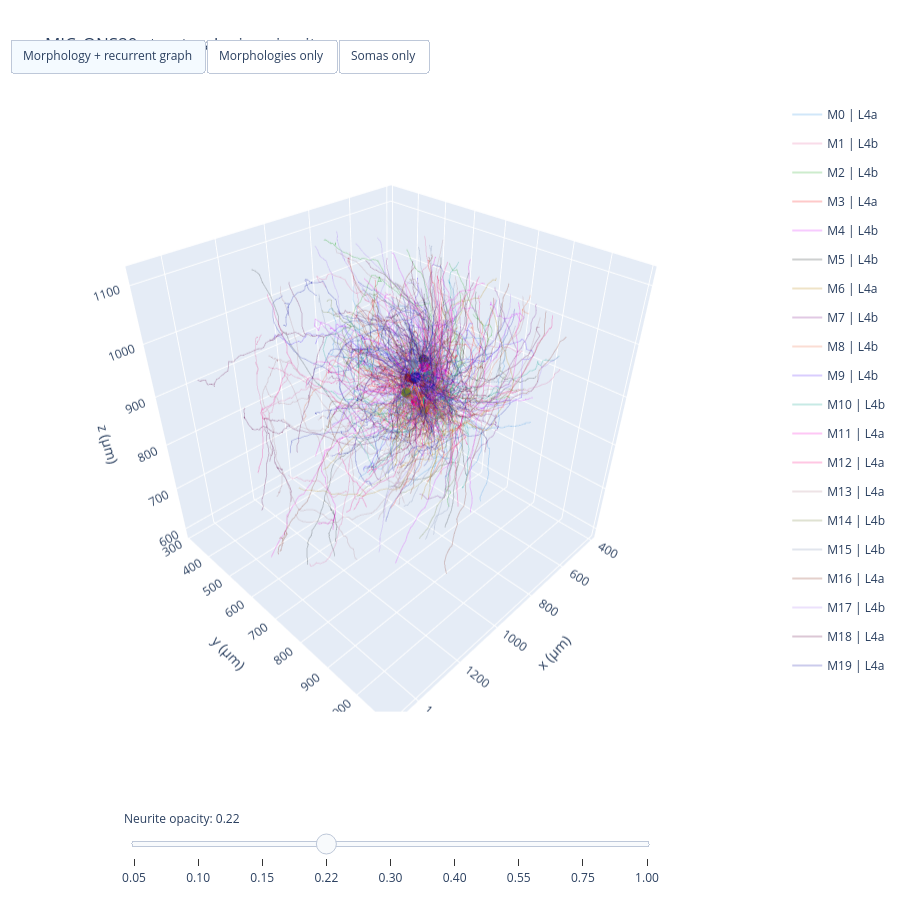

The notebook cell this image was saved under:
### Markdown cell above
## 6. Interactive 3D view of the complete 20-cell circuit

Every processed morphology is already in the same MICrONS coordinate frame. Recurrent edges below are schematic soma-to-soma lines; exact synapses remain stored in the connectivity artifacts.

### Code cell
def plot_circuit_3d_with_opacity_slider(
    initial_neurite_opacity=0.22,
    recurrent_opacity=0.65,
):
    fig = plot_circuit_3d()
    n_cells = len(manifest)
    neurite_indices = list(range(0, 2 * n_cells, 2))
    soma_indices = list(range(1, 2 * n_cells, 2))

    def trace_opacities(neurite_opacity):
        return [
            float(neurite_opacity) if index in neurite_indices
            else 1.0 if index in soma_indices
            else float(recurrent_opacity)
            for index in range(len(fig.data))
        ]

    initial_opacities = trace_opacities(initial_neurite_opacity)
    for index, opacity in enumerate(initial_opacities):
        fig.data[index].opacity = opacity

    slider_steps = []
    for opacity in [0.05, 0.10, 0.15, 0.22, 0.30, 0.40, 0.55, 0.75, 1.0]:
        slider_steps.append(
            dict(
                label=f"{opacity:.2f}",
                method="update",
                args=[{"opacity": trace_opacities(opacity)}],
            )
        )

    for menu in fig.layout.updatemenus:
        menu.x = 0.0
        menu.y = 1.04
        menu.xanchor = "left"
        menu.yanchor = "bottom"

    fig.update_layout(
        autosize=True,
        width=None,
        height=900,
        margin=dict(l=10, r=10, t=100, b=105),
        scene=dict(
            domain=dict(x=[0.0, 1.0], y=[0.12, 0.96]),
            aspectmode="cube",
        ),
        sliders=[
            dict(
                active=3,
                x=0.15,
                y=0.0,
                len=0.70,
                currentvalue={"prefix": "Neurite opacity: "},
                pad={"t": 12},
                steps=slider_steps,
            )
        ],
    )

    return fig


plot_circuit_3d_with_opacity_slider().show()

### Figure 1 — Plotly figure (JSON) as saved in the notebook; plotly's stock layout.template omitted (floating-point values rounded to 4 significant figures; data arrays with more than 128 entries replaced by an {"elided": "..."} marker saying what was removed)
{"data": [{"hovertemplate": "<b>Model 0</b><br>Nucleus: 260303<br>Root: 864691136275332030<br>m-type: L4a<extra></extra>", "legendgroup": "model_0", "line": {"color": "#2E91E5", "width": 2}, "mode": "lines", "name": "M0 | L4a", "opacity": 0.22, "type": "scatter3d", "x": {"elided": "2779 float values"}, "y": {"elided": "2779 float values"}, "z": {"elided": "2779 float values"}}, {"hovertemplate": "<b>Model 0 soma</b><br>Nucleus: 260303<extra></extra>", "legendgroup": "model_0", "marker": {"color": "#2E91E5", "size": 6}, "mode": "markers", "opacity": 1, "showlegend": false, "type": "scatter3d", "x": [687.0], "y": [638.3], "z": [805.8]}, {"hovertemplate": "<b>Model 1</b><br>Nucleus: 260621<br>Root: 864691135563052513<br>m-type: L4b<extra></extra>", "legendgroup": "model_1", "line": {"color": "#E15F99", "width": 2}, "mode": "lines", "name": "M1 | L4b", "opacity": 0.22, "type": "scatter3d", "x": {"elided": "2713 float values"}, "y": {"elided": "2713 float values"}, "z": {"elided": "2713 float values"}}, {"hovertemplate": "<b>Model 1 soma</b><br>Nucleus: 260621<extra></extra>", "legendgroup": "model_1", "marker": {"color": "#E15F99", "size": 6}, "mode": "markers", "opacity": 1, "showlegend": false, "type": "scatter3d", "x": [699.9], "y": [627.5], "z": [867.1]}, {"hovertemplate": "<b>Model 2</b><br>Nucleus: 260625<br>Root: 864691136043283030<br>m-type: L4b<extra></extra>", "legendgroup": "model_2", "line": {"color": "#1CA71C", "width": 2}, "mode": "lines", "name": "M2 | L4b", "opacity": 0.22, "type": "scatter3d", "x": {"elided": "2219 float values"}, "y": {"elided": "2219 float values"}, "z": {"elided": "2219 float values"}}, {"hovertemplate": "<b>Model 2 soma</b><br>Nucleus: 260625<extra></extra>", "legendgroup": "model_2", "marker": {"color": "#1CA71C", "size": 6}, "mode": "markers", "opacity": 1, "showlegend": false, "type": "scatter3d", "x": [701.3], "y": [638.6], "z": [866.3]}, {"hovertemplate": "<b>Model 3</b><br>Nucleus: 260628<br>Root: 864691135375888840<br>m-type: L4a<extra></extra>", "legendgroup": "model_3", "line": {"color": "#FB0D0D", "width": 2}, "mode": "lines", "name": "M3 | L4a", "opacity": 0.22, "type": "scatter3d", "x": {"elided": "2552 float values"}, "y": {"elided": "2552 float values"}, "z": {"elided": "2552 float values"}}, {"hovertemplate": "<b>Model 3 soma</b><br>Nucleus: 260628<extra></extra>", "legendgroup": "model_3", "marker": {"color": "#FB0D0D", "size": 6}, "mode": "markers", "opacity": 1, "showlegend": false, "type": "scatter3d", "x": [701.3], "y": [640.6], "z": [856.6]}, {"hovertemplate": "<b>Model 4</b><br>Nucleus: 260648<br>Root: 864691136336274867<br>m-type: L4b<extra></extra>", "legendgroup": "model_4", "line": {"color": "#DA16FF", "width": 2}, "mode": "lines", "name": "M4 | L4b", "opacity": 0.22, "type": "scatter3d", "x": {"elided": "2086 float values"}, "y": {"elided": "2086 float values"}, "z": {"elided": "2086 float values"}}, {"hovertemplate": "<b>Model 4 soma</b><br>Nucleus: 260648<extra></extra>", "legendgroup": "model_4", "marker": {"color": "#DA16FF", "size": 6}, "mode": "markers", "opacity": 1, "showlegend": false, "type": "scatter3d", "x": [717.1], "y": [636.9], "z": [861.8]}, {"hovertemplate": "<b>Model 5</b><br>Nucleus: 260689<br>Root: 864691137022275182<br>m-type: L4b<extra></extra>", "legendgroup": "model_5", "line": {"color": "#222A2A", "width": 2}, "mode": "lines", "name": "M5 | L4b", "opacity": 0.22, "type": "scatter3d", "x": {"elided": "2183 float values"}, "y": {"elided": "2183 float values"}, "z": {"elided": "2183 float values"}}, {"hovertemplate": "<b>Model 5 soma</b><br>Nucleus: 260689<extra></extra>", "legendgroup": "model_5", "marker": {"color": "#222A2A", "size": 6}, "mode": "markers", "opacity": 1, "showlegend": false, "type": "scatter3d", "x": [675.0], "y": [629.0], "z": [897.6]}, {"hovertemplate": "<b>Model 6</b><br>Nucleus: 262547<br>Root: 864691135375895752<br>m-type: L4a<extra></extra>", "legendgroup": "model_6", "line": {"color": "#B68100", "width": 2}, "mode": "lines", "name": "M6 | L4a", "opacity": 0.22, "type": "scatter3d", "x": {"elided": "2090 float values"}, "y": {"elided": "2090 float values"}, "z": {"elided": "2090 float values"}}, {"hovertemplate": "<b>Model 6 soma</b><br>Nucleus: 262547<extra></extra>", "legendgroup": "model_6", "marker": {"color": "#B68100", "size": 6}, "mode": "markers", "opacity": 1, "showlegend": false, "type": "scatter3d", "x": [705.9], "y": [654.3], "z": [805.8]}, {"hovertemplate": "<b>Model 7</b><br>Nucleus: 262654<br>Root: 864691135783322704<br>m-type: L4b<extra></extra>", "legendgroup": "model_7", "line": {"color": "#750D86", "width": 2}, "mode": "lines", "name": "M7 | L4b", "opacity": 0.22, "type": "scatter3d", "x": {"elided": "1578 float values"}, "y": {"elided": "1578 float values"}, "z": {"elided": "1578 float values"}}, {"hovertemplate": "<b>Model 7 soma</b><br>Nucleus: 262654<extra></extra>", "legendgroup": "model_7", "marker": {"color": "#750D86", "size": 6}, "mode": "markers", "opacity": 1, "showlegend": false, "type": "scatter3d", "x": [682.2], "y": [647.7], "z": [817.7]}, {"hovertemplate": "<b>Model 8</b><br>Nucleus: 262698<br>Root: 864691135294441654<br>m-type: L4b<extra></extra>", "legendgroup": "model_8", "line": {"color": "#EB663B", "width": 2}, "mode": "lines", "name": "M8 | L4b", "opacity": 0.22, "type": "scatter3d", "x": {"elided": "1920 float values"}, "y": {"elided": "1920 float values"}, "z": {"elided": "1920 float values"}}, {"hovertemplate": "<b>Model 8 soma</b><br>Nucleus: 262698<extra></extra>", "legendgroup": "model_8", "marker": {"color": "#EB663B", "size": 6}, "mode": "markers", "opacity": 1, "showlegend": false, "type": "scatter3d", "x": [705.7], "y": [642.9], "z": [837.2]}, {"hovertemplate": "<b>Model 9</b><br>Nucleus: 262810<br>Root: 864691135369693945<br>m-type: L4b<extra></extra>", "legendgroup": "model_9", "line": {"color": "#511CFB", "width": 2}, "mode": "lines", "name": "M9 | L4b", "opacity": 0.22, "type": "scatter3d", "x": {"elided": "2084 float values"}, "y": {"elided": "2084 float values"}, "z": {"elided": "2084 float values"}}, {"hovertemplate": "<b>Model 9 soma</b><br>Nucleus: 262810<extra></extra>", "legendgroup": "model_9", "marker": {"color": "#511CFB", "size": 6}, "mode": "markers", "opacity": 1, "showlegend": false, "type": "scatter3d", "x": [699.3], "y": [647.7], "z": [848.8]}, {"hovertemplate": "<b>Model 10</b><br>Nucleus: 262892<br>Root: 864691136196418518<br>m-type: L4b<extra></extra>", "legendgroup": "model_10", "line": {"color": "#00A08B", "width": 2}, "mode": "lines", "name": "M10 | L4b", "opacity": 0.22, "type": "scatter3d", "x": {"elided": "2066 float values"}, "y": {"elided": "2066 float values"}, "z": {"elided": "2066 float values"}}, {"hovertemplate": "<b>Model 10 soma</b><br>Nucleus: 262892<extra></extra>", "legendgroup": "model_10", "marker": {"color": "#00A08B", "size": 6}, "mode": "markers", "opacity": 1, "showlegend": false, "type": "scatter3d", "x": [685.1], "y": [655.4], "z": [875.6]}, {"hovertemplate": "<b>Model 11</b><br>Nucleus: 262893<br>Root: 864691135563017953<br>m-type: L4a<extra></extra>", "legendgroup": "model_11", "line": {"color": "#FB00D1", "width": 2}, "mode": "lines", "name": "M11 | L4a", "opacity": 0.22, "type": "scatter3d", "x": {"elided": "2083 float values"}, "y": {"elided": "2083 float values"}, "z": {"elided": "2083 float values"}}, {"hovertemplate": "<b>Model 11 soma</b><br>Nucleus: 262893<extra></extra>", "legendgroup": "model_11", "marker": {"color": "#FB00D1", "size": 6}, "mode": "markers", "opacity": 1, "showlegend": false, "type": "scatter3d", "x": [688.1], "y": [640.7], "z": [888.0]}, {"hovertemplate": "<b>Model 12</b><br>Nucleus: 296508<br>Root: 864691135343752901<br>m-type: L4a<extra></extra>", "legendgroup": "model_12", "line": {"color": "#FC0080", "width": 2}, "mode": "lines", "name": "M12 | L4a", "opacity": 0.22, "type": "scatter3d", "x": {"elided": "2279 float values"}, "y": {"elided": "2279 float values"}, "z": {"elided": "2279 float values"}}, {"hovertemplate": "<b>Model 12 soma</b><br>Nucleus: 296508<extra></extra>", "legendgroup": "model_12", "marker": {"color": "#FC0080", "size": 6}, "mode": "markers", "opacity": 1, "showlegend": false, "type": "scatter3d", "x": [728.6], "y": [639.7], "z": [822.5]}, {"hovertemplate": "<b>Model 13</b><br>Nucleus: 296513<br>Root: 864691135385310443<br>m-type: L4a<extra></extra>", "legendgroup": "model_13", "line": {"color": "#B2828D", "width": 2}, "mode": "lines", "name": "M13 | L4a", "opacity": 0.22, "type": "scatter3d", "x": {"elided": "3330 float values"}, "y": {"elided": "3330 float values"}, "z": {"elided": "3330 float values"}}, {"hovertemplate": "<b>Model 13 soma</b><br>Nucleus: 296513<extra></extra>", "legendgroup": "model_13", "marker": {"color": "#B2828D", "size": 6}, "mode": "markers", "opacity": 1, "showlegend": false, "type": "scatter3d", "x": [736.6], "y": [622.3], "z": [834.2]}, {"hovertemplate": "<b>Model 14</b><br>Nucleus: 296680<br>Root: 864691136239902780<br>m-type: L4b<extra></extra>", "legendgroup": "model_14", "line": {"color": "#6C7C32", "width": 2}, "mode": "lines", "name": "M14 | L4b", "opacity": 0.22, "type": "scatter3d", "x": {"elided": "1768 float values"}, "y": {"elided": "1768 float values"}, "z": {"elided": "1768 float values"}}, {"hovertemplate": "<b>Model 14 soma</b><br>Nucleus: 296680<extra></extra>", "legendgroup": "model_14", "marker": {"color": "#6C7C32", "size": 6}, "mode": "markers", "opacity": 1, "showlegend": false, "type": "scatter3d", "x": [769.2], "y": [630.8], "z": [847.6]}, {"hovertemplate": "<b>Model 15</b><br>Nucleus: 296750<br>Root: 864691135646928111<br>m-type: L4b<extra></extra>", "legendgroup": "model_15", "line": {"color": "#778AAE", "width": 2}, "mode": "lines", "name": "M15 | L4b", "opacity": 0.22, "type": "scatter3d", "x": {"elided": "1982 float values"}, "y": {"elided": "1982 float values"}, "z": {"elided": "1982 float values"}}, {"hovertemplate": "<b>Model 15 soma</b><br>Nucleus: 296750<extra></extra>", "legendgroup": "model_15", "marker": {"color": "#778AAE", "size": 6}, "mode": "markers", "opacity": 1, "showlegend": false, "type": "scatter3d", "x": [740.2], "y": [634.9], "z": [903.3]}, {"hovertemplate": "<b>Model 16</b><br>Nucleus: 296779<br>Root: 864691135361231448<br>m-type: L4a<extra></extra>", "legendgroup": "model_16", "line": {"color": "#862A16", "width": 2}, "mode": "lines", "name": "M16 | L4a", "opacity": 0.22, "type": "scatter3d", "x": {"elided": "2160 float values"}, "y": {"elided": "2160 float values"}, "z": {"elided": "2160 float values"}}, {"hovertemplate": "<b>Model 16 soma</b><br>Nucleus: 296779<extra></extra>", "legendgroup": "model_16", "marker": {"color": "#862A16", "size": 6}, "mode": "markers", "opacity": 1, "showlegend": false, "type": "scatter3d", "x": [754.4], "y": [630.4], "z": [877.0]}, {"hovertemplate": "<b>Model 17</b><br>Nucleus: 298916<br>Root: 864691135577816862<br>m-type: L4b<extra></extra>", "legendgroup": "model_17", "line": {"color": "#A777F1", "width": 2}, "mode": "lines", "name": "M17 | L4b", "opacity": 0.22, "type": "scatter3d", "x": {"elided": "2255 float values"}, "y": {"elided": "2255 float values"}, "z": {"elided": "2255 float values"}}, {"hovertemplate": "<b>Model 17 soma</b><br>Nucleus: 298916<extra></extra>", "legendgroup": "model_17", "marker": {"color": "#A777F1", "size": 6}, "mode": "markers", "opacity": 1, "showlegend": false, "type": "scatter3d", "x": [738.4], "y": [647.2], "z": [872.2]}, {"hovertemplate": "<b>Model 18</b><br>Nucleus: 299060<br>Root: 864691135892355977<br>m-type: L4a<extra></extra>", "legendgroup": "model_18", "line": {"color": "#620042", "width": 2}, "mode": "lines", "name": "M18 | L4a", "opacity": 0.22, "type": "scatter3d", "x": {"elided": "2618 float values"}, "y": {"elided": "2618 float values"}, "z": {"elided": "2618 float values"}}, {"hovertemplate": "<b>Model 18 soma</b><br>Nucleus: 299060<extra></extra>", "legendgroup": "model_18", "marker": {"color": "#620042", "size": 6}, "mode": "markers", "opacity": 1, "showlegend": false, "type": "scatter3d", "x": [744.6], "y": [641.9], "z": [875.4]}, {"hovertemplate": "<b>Model 19</b><br>Nucleus: 299068<br>Root: 864691135481148614<br>m-type: L4a<extra></extra>", "legendgroup": "model_19", "line": {"color": "#1616A7", "width": 2}, "mode": "lines", "name": "M19 | L4a", "opacity": 0.22, "type": "scatter3d", "x": {"elided": "4016 float values"}, "y": {"elided": "4016 float values"}, "z": {"elided": "4016 float values"}}, {"hovertemplate": "<b>Model 19 soma</b><br>Nucleus: 299068<extra></extra>", "legendgroup": "model_19", "marker": {"color": "#1616A7", "size": 6}, "mode": "markers", "opacity": 1, "showlegend": false, "type": "scatter3d", "x": [749.1], "y": [650.2], "z": [881.7]}, {"hovertemplate": "M0 → M13<br>1 contact(s)<extra></extra>", "line": {"width": 1.693}, "mode": "lines", "name": "recurrent connection", "opacity": 0.65, "showlegend": false, "type": "scatter3d", "x": [687.0, 736.6], "y": [638.3, 622.3], "z": [805.8, 834.2]}, {"hovertemplate": "M0 → M14<br>1 contact(s)<extra></extra>", "line": {"width": 1.693}, "mode": "lines", "name": "recurrent connection", "opacity": 0.65, "showlegend": false, "type": "scatter3d", "x": [687.0, 769.2], "y": [638.3, 630.8], "z": [805.8, 847.6]}, {"hovertemplate": "M0 → M18<br>2 contact(s)<extra></extra>", "line": {"width": 2.099}, "mode": "lines", "name": "recurrent connection", "opacity": 0.65, "showlegend": false, "type": "scatter3d", "x": [687.0, 744.6], "y": [638.3, 641.9], "z": [805.8, 875.4]}, {"hovertemplate": "M1 → M2<br>1 contact(s)<extra></extra>", "line": {"width": 1.693}, "mode": "lines", "name": "recurrent connection", "opacity": 0.65, "showlegend": false, "type": "scatter3d", "x": [699.9, 701.3], "y": [627.5, 638.6], "z": [867.1, 866.3]}, {"hovertemplate": "M1 → M16<br>1 contact(s)<extra></extra>", "line": {"width": 1.693}, "mode": "lines", "name": "recurrent connection", "opacity": 0.65, "showlegend": false, "type": "scatter3d", "x": [699.9, 754.4], "y": [627.5, 630.4], "z": [867.1, 877.0]}, {"hovertemplate": "M2 → M1<br>1 contact(s)<extra></extra>", "line": {"width": 1.693}, "mode": "lines", "name": "recurrent connection", "opacity": 0.65, "showlegend": false, "type": "scatter3d", "x": [701.3, 699.9], "y": [638.6, 627.5], "z": [866.3, 867.1]}, {"hovertemplate": "M2 → M9<br>1 contact(s)<extra></extra>", "line": {"width": 1.693}, "mode": "lines", "name": "recurrent connection", "opacity": 0.65, "showlegend": false, "type": "scatter3d", "x": [701.3, 699.3], "y": [638.6, 647.7], "z": [866.3, 848.8]}, {"hovertemplate": "M3 → M0<br>2 contact(s)<extra></extra>", "line": {"width": 2.099}, "mode": "lines", "name": "recurrent connection", "opacity": 0.65, "showlegend": false, "type": "scatter3d", "x": [701.3, 687.0], "y": [640.6, 638.3], "z": [856.6, 805.8]}, {"hovertemplate": "M3 → M9<br>1 contact(s)<extra></extra>", "line": {"width": 1.693}, "mode": "lines", "name": "recurrent connection", "opacity": 0.65, "showlegend": false, "type": "scatter3d", "x": [701.3, 699.3], "y": [640.6, 647.7], "z": [856.6, 848.8]}, {"hovertemplate": "M3 → M11<br>1 contact(s)<extra></extra>", "line": {"width": 1.693}, "mode": "lines", "name": "recurrent connection", "opacity": 0.65, "showlegend": false, "type": "scatter3d", "x": [701.3, 688.1], "y": [640.6, 640.7], "z": [856.6, 888.0]}, {"hovertemplate": "M4 → M5<br>1 contact(s)<extra></extra>", "line": {"width": 1.693}, "mode": "lines", "name": "recurrent connection", "opacity": 0.65, "showlegend": false, "type": "scatter3d", "x": [717.1, 675.0], "y": [636.9, 629.0], "z": [861.8, 897.6]}, {"hovertemplate": "M4 → M13<br>2 contact(s)<extra></extra>", "line": {"width": 2.099}, "mode": "lines", "name": "recurrent connection", "opacity": 0.65, "showlegend": false, "type": "scatter3d", "x": [717.1, 736.6], "y": [636.9, 622.3], "z": [861.8, 834.2]}, {"hovertemplate": "M5 → M6<br>2 contact(s)<extra></extra>", "line": {"width": 2.099}, "mode": "lines", "name": "recurrent connection", "opacity": 0.65, "showlegend": false, "type": "scatter3d", "x": [675.0, 705.9], "y": [629.0, 654.3], "z": [897.6, 805.8]}, {"hovertemplate": "M5 → M12<br>1 contact(s)<extra></extra>", "line": {"width": 1.693}, "mode": "lines", "name": "recurrent connection", "opacity": 0.65, "showlegend": false, "type": "scatter3d", "x": [675.0, 728.6], "y": [629.0, 639.7], "z": [897.6, 822.5]}, {"hovertemplate": "M6 → M18<br>2 contact(s)<extra></extra>", "line": {"width": 2.099}, "mode": "lines", "name": "recurrent connection", "opacity": 0.65, "showlegend": false, "type": "scatter3d", "x": [705.9, 744.6], "y": [654.3, 641.9], "z": [805.8, 875.4]}, {"hovertemplate": "M7 → M18<br>1 contact(s)<extra></extra>", "line": {"width": 1.693}, "mode": "lines", "name": "recurrent connection", "opacity": 0.65, "showlegend": false, "type": "scatter3d", "x": [682.2, 744.6], "y": [647.7, 641.9], "z": [817.7, 875.4]}, {"hovertemplate": "M8 → M6<br>1 contact(s)<extra></extra>", "line": {"width": 1.693}, "mode": "lines", "name": "recurrent connection", "opacity": 0.65, "showlegend": false, "type": "scatter3d", "x": [705.7, 705.9], "y": [642.9, 654.3], "z": [837.2, 805.8]}, {"hovertemplate": "M8 → M7<br>1 contact(s)<extra></extra>", "line": {"width": 1.693}, "mode": "lines", "name": "recurrent connection", "opacity": 0.65, "showlegend": false, "type": "scatter3d", "x": [705.7, 682.2], "y": [642.9, 647.7], "z": [837.2, 817.7]}, {"hovertemplate": "M8 → M18<br>1 contact(s)<extra></extra>", "line": {"width": 1.693}, "mode": "lines", "name": "recurrent connection", "opacity": 0.65, "showlegend": false, "type": "scatter3d", "x": [705.7, 744.6], "y": [642.9, 641.9], "z": [837.2, 875.4]}, {"hovertemplate": "M8 → M19<br>1 contact(s)<extra></extra>", "line": {"width": 1.693}, "mode": "lines", "name": "recurrent connection", "opacity": 0.65, "showlegend": false, "type": "scatter3d", "x": [705.7, 749.1], "y": [642.9, 650.2], "z": [837.2, 881.7]}, {"hovertemplate": "M9 → M10<br>2 contact(s)<extra></extra>", "line": {"width": 2.099}, "mode": "lines", "name": "recurrent connection", "opacity": 0.65, "showlegend": false, "type": "scatter3d", "x": [699.3, 685.1], "y": [647.7, 655.4], "z": [848.8, 875.6]}, {"hovertemplate": "M9 → M11<br>1 contact(s)<extra></extra>", "line": {"width": 1.693}, "mode": "lines", "name": "recurrent connection", "opacity": 0.65, "showlegend": false, "type": "scatter3d", "x": [699.3, 688.1], "y": [647.7, 640.7], "z": [848.8, 888.0]}, {"hovertemplate": "M10 → M11<br>1 contact(s)<extra></extra>", "line": {"width": 1.693}, "mode": "lines", "name": "recurrent connection", "opacity": 0.65, "showlegend": false, "type": "scatter3d", "x": [685.1, 688.1], "y": [655.4, 640.7], "z": [875.6, 888.0]}, {"hovertemplate": "M11 → M12<br>1 contact(s)<extra></extra>", "line": {"width": 1.693}, "mode": "lines", "name": "recurrent connection", "opacity": 0.65, "showlegend": false, "type": "scatter3d", "x": [688.1, 728.6], "y": [640.7, 639.7], "z": [888.0, 822.5]}, {"hovertemplate": "M13 → M0<br>2 contact(s)<extra></extra>", "line": {"width": 2.099}, "mode": "lines", "name": "recurrent connection", "opacity": 0.65, "showlegend": false, "type": "scatter3d", "x": [736.6, 687.0], "y": [622.3, 638.3], "z": [834.2, 805.8]}, {"hovertemplate": "M13 → M5<br>1 contact(s)<extra></extra>", "line": {"width": 1.693}, "mode": "lines", "name": "recurrent connection", "opacity": 0.65, "showlegend": false, "type": "scatter3d", "x": [736.6, 675.0], "y": [622.3, 629.0], "z": [834.2, 897.6]}, {"hovertemplate": "M13 → M6<br>4 contact(s)<extra></extra>", "line": {"width": 2.609}, "mode": "lines", "name": "recurrent connection", "opacity": 0.65, "showlegend": false, "type": "scatter3d", "x": [736.6, 705.9], "y": [622.3, 654.3], "z": [834.2, 805.8]}, {"hovertemplate": "M13 → M12<br>1 contact(s)<extra></extra>", "line": {"width": 1.693}, "mode": "lines", "name": "recurrent connection", "opacity": 0.65, "showlegend": false, "type": "scatter3d", "x": [736.6, 728.6], "y": [622.3, 639.7], "z": [834.2, 822.5]}, {"hovertemplate": "M13 → M18<br>1 contact(s)<extra></extra>", "line": {"width": 1.693}, "mode": "lines", "name": "recurrent connection", "opacity": 0.65, "showlegend": false, "type": "scatter3d", "x": [736.6, 744.6], "y": [622.3, 641.9], "z": [834.2, 875.4]}, {"hovertemplate": "M14 → M1<br>1 contact(s)<extra></extra>", "line": {"width": 1.693}, "mode": "lines", "name": "recurrent connection", "opacity": 0.65, "showlegend": false, "type": "scatter3d", "x": [769.2, 699.9], "y": [630.8, 627.5], "z": [847.6, 867.1]}, {"hovertemplate": "M15 → M16<br>2 contact(s)<extra></extra>", "line": {"width": 2.099}, "mode": "lines", "name": "recurrent connection", "opacity": 0.65, "showlegend": false, "type": "scatter3d", "x": [740.2, 754.4], "y": [634.9, 630.4], "z": [903.3, 877.0]}, {"hovertemplate": "M16 → M6<br>1 contact(s)<extra></extra>", "line": {"width": 1.693}, "mode": "lines", "name": "recurrent connection", "opacity": 0.65, "showlegend": false, "type": "scatter3d", "x": [754.4, 705.9], "y": [630.4, 654.3], "z": [877.0, 805.8]}, {"hovertemplate": "M16 → M15<br>2 contact(s)<extra></extra>", "line": {"width": 2.099}, "mode": "lines", "name": "recurrent connection", "opacity": 0.65, "showlegend": false, "type": "scatter3d", "x": [754.4, 740.2], "y": [630.4, 634.9], "z": [877.0, 903.3]}, {"hovertemplate": "M16 → M18<br>2 contact(s)<extra></extra>", "line": {"width": 2.099}, "mode": "lines", "name": "recurrent connection", "opacity": 0.65, "showlegend": false, "type": "scatter3d", "x": [754.4, 744.6], "y": [630.4, 641.9], "z": [877.0, 875.4]}, {"hovertemplate": "M16 → M19<br>2 contact(s)<extra></extra>", "line": {"width": 2.099}, "mode": "lines", "name": "recurrent connection", "opacity": 0.65, "showlegend": false, "type": "scatter3d", "x": [754.4, 749.1], "y": [630.4, 650.2], "z": [877.0, 881.7]}, {"hovertemplate": "M17 → M15<br>3 contact(s)<extra></extra>", "line": {"width": 2.386}, "mode": "lines", "name": "recurrent connection", "opacity": 0.65, "showlegend": false, "type": "scatter3d", "x": [738.4, 740.2], "y": [647.2, 634.9], "z": [872.2, 903.3]}, {"hovertemplate": "M17 → M18<br>1 contact(s)<extra></extra>", "line": {"width": 1.693}, "mode": "lines", "name": "recurrent connection", "opacity": 0.65, "showlegend": false, "type": "scatter3d", "x": [738.4, 744.6], "y": [647.2, 641.9], "z": [872.2, 875.4]}, {"hovertemplate": "M18 → M16<br>1 contact(s)<extra></extra>", "line": {"width": 1.693}, "mode": "lines", "name": "recurrent connection", "opacity": 0.65, "showlegend": false, "type": "scatter3d", "x": [744.6, 754.4], "y": [641.9, 630.4], "z": [875.4, 877.0]}], "layout": {"autosize": true, "height": 900, "margin": {"b": 105, "l": 10, "r": 10, "t": 100}, "scene": {"aspectmode": "cube", "domain": {"x": [0, 1], "y": [0.12, 0.96]}, "xaxis": {"title": {"text": "x (µm)"}}, "yaxis": {"title": {"text": "y (µm)"}}, "zaxis": {"title": {"text": "z (µm)"}}}, "sliders": [{"active": 3, "currentvalue": {"prefix": "Neurite opacity: "}, "len": 0.7, "pad": {"t": 12}, "steps": [{"args": [{"opacity": [0.05, 1, 0.05, 1, 0.05, 1, 0.05, 1, 0.05, 1, 0.05, 1, 0.05, 1, 0.05, 1, 0.05, 1, 0.05, 1, 0.05, 1, 0.05, 1, 0.05, 1, 0.05, 1, 0.05, 1, 0.05, 1, 0.05, 1, 0.05, 1, 0.05, 1, 0.05, 1, 0.65, 0.65, 0.65, 0.65, 0.65, 0.65, 0.65, 0.65, 0.65, 0.65, 0.65, 0.65, 0.65, 0.65, 0.65, 0.65, 0.65, 0.65, 0.65, 0.65, 0.65, 0.65, 0.65, 0.65, 0.65, 0.65, 0.65, 0.65, 0.65, 0.65, 0.65, 0.65, 0.65, 0.65, 0.65, 0.65, 0.65, 0.65]}], "label": "0.05", "method": "update"}, {"args": [{"opacity": [0.1, 1, 0.1, 1, 0.1, 1, 0.1, 1, 0.1, 1, 0.1, 1, 0.1, 1, 0.1, 1, 0.1, 1, 0.1, 1, 0.1, 1, 0.1, 1, 0.1, 1, 0.1, 1, 0.1, 1, 0.1, 1, 0.1, 1, 0.1, 1, 0.1, 1, 0.1, 1, 0.65, 0.65, 0.65, 0.65, 0.65, 0.65, 0.65, 0.65, 0.65, 0.65, 0.65, 0.65, 0.65, 0.65, 0.65, 0.65, 0.65, 0.65, 0.65, 0.65, 0.65, 0.65, 0.65, 0.65, 0.65, 0.65, 0.65, 0.65, 0.65, 0.65, 0.65, 0.65, 0.65, 0.65, 0.65, 0.65, 0.65, 0.65]}], "label": "0.10", "method": "update"}, {"args": [{"opacity": [0.15, 1, 0.15, 1, 0.15, 1, 0.15, 1, 0.15, 1, 0.15, 1, 0.15, 1, 0.15, 1, 0.15, 1, 0.15, 1, 0.15, 1, 0.15, 1, 0.15, 1, 0.15, 1, 0.15, 1, 0.15, 1, 0.15, 1, 0.15, 1, 0.15, 1, 0.15, 1, 0.65, 0.65, 0.65, 0.65, 0.65, 0.65, 0.65, 0.65, 0.65, 0.65, 0.65, 0.65, 0.65, 0.65, 0.65, 0.65, 0.65, 0.65, 0.65, 0.65, 0.65, 0.65, 0.65, 0.65, 0.65, 0.65, 0.65, 0.65, 0.65, 0.65, 0.65, 0.65, 0.65, 0.65, 0.65, 0.65, 0.65, 0.65]}], "label": "0.15", "method": "update"}, {"args": [{"opacity": [0.22, 1, 0.22, 1, 0.22, 1, 0.22, 1, 0.22, 1, 0.22, 1, 0.22, 1, 0.22, 1, 0.22, 1, 0.22, 1, 0.22, 1, 0.22, 1, 0.22, 1, 0.22, 1, 0.22, 1, 0.22, 1, 0.22, 1, 0.22, 1, 0.22, 1, 0.22, 1, 0.65, 0.65, 0.65, 0.65, 0.65, 0.65, 0.65, 0.65, 0.65, 0.65, 0.65, 0.65, 0.65, 0.65, 0.65, 0.65, 0.65, 0.65, 0.65, 0.65, 0.65, 0.65, 0.65, 0.65, 0.65, 0.65, 0.65, 0.65, 0.65, 0.65, 0.65, 0.65, 0.65, 0.65, 0.65, 0.65, 0.65, 0.65]}], "label": "0.22", "method": "update"}, {"args": [{"opacity": [0.3, 1, 0.3, 1, 0.3, 1, 0.3, 1, 0.3, 1, 0.3, 1, 0.3, 1, 0.3, 1, 0.3, 1, 0.3, 1, 0.3, 1, 0.3, 1, 0.3, 1, 0.3, 1, 0.3, 1, 0.3, 1, 0.3, 1, 0.3, 1, 0.3, 1, 0.3, 1, 0.65, 0.65, 0.65, 0.65, 0.65, 0.65, 0.65, 0.65, 0.65, 0.65, 0.65, 0.65, 0.65, 0.65, 0.65, 0.65, 0.65, 0.65, 0.65, 0.65, 0.65, 0.65, 0.65, 0.65, 0.65, 0.65, 0.65, 0.65, 0.65, 0.65, 0.65, 0.65, 0.65, 0.65, 0.65, 0.65, 0.65, 0.65]}], "label": "0.30", "method": "update"}, {"args": [{"opacity": [0.4, 1, 0.4, 1, 0.4, 1, 0.4, 1, 0.4, 1, 0.4, 1, 0.4, 1, 0.4, 1, 0.4, 1, 0.4, 1, 0.4, 1, 0.4, 1, 0.4, 1, 0.4, 1, 0.4, 1, 0.4, 1, 0.4, 1, 0.4, 1, 0.4, 1, 0.4, 1, 0.65, 0.65, 0.65, 0.65, 0.65, 0.65, 0.65, 0.65, 0.65, 0.65, 0.65, 0.65, 0.65, 0.65, 0.65, 0.65, 0.65, 0.65, 0.65, 0.65, 0.65, 0.65, 0.65, 0.65, 0.65, 0.65, 0.65, 0.65, 0.65, 0.65, 0.65, 0.65, 0.65, 0.65, 0.65, 0.65, 0.65, 0.65]}], "label": "0.40", "method": "update"}, {"args": [{"opacity": [0.55, 1, 0.55, 1, 0.55, 1, 0.55, 1, 0.55, 1, 0.55, 1, 0.55, 1, 0.55, 1, 0.55, 1, 0.55, 1, 0.55, 1, 0.55, 1, 0.55, 1, 0.55, 1, 0.55, 1, 0.55, 1, 0.55, 1, 0.55, 1, 0.55, 1, 0.55, 1, 0.65, 0.65, 0.65, 0.65, 0.65, 0.65, 0.65, 0.65, 0.65, 0.65, 0.65, 0.65, 0.65, 0.65, 0.65, 0.65, 0.65, 0.65, 0.65, 0.65, 0.65, 0.65, 0.65, 0.65, 0.65, 0.65, 0.65, 0.65, 0.65, 0.65, 0.65, 0.65, 0.65, 0.65, 0.65, 0.65, 0.65, 0.65]}], "label": "0.55", "method": "update"}, {"args": [{"opacity": [0.75, 1, 0.75, 1, 0.75, 1, 0.75, 1, 0.75, 1, 0.75, 1, 0.75, 1, 0.75, 1, 0.75, 1, 0.75, 1, 0.75, 1, 0.75, 1, 0.75, 1, 0.75, 1, 0.75, 1, 0.75, 1, 0.75, 1, 0.75, 1, 0.75, 1, 0.75, 1, 0.65, 0.65, 0.65, 0.65, 0.65, 0.65, 0.65, 0.65, 0.65, 0.65, 0.65, 0.65, 0.65, 0.65, 0.65, 0.65, 0.65, 0.65, 0.65, 0.65, 0.65, 0.65, 0.65, 0.65, 0.65, 0.65, 0.65, 0.65, 0.65, 0.65, 0.65, 0.65, 0.65, 0.65, 0.65, 0.65, 0.65, 0.65]}], "label": "0.75", "method": "update"}, {"args": [{"opacity": [1, 1, 1, 1, 1, 1, 1, 1, 1, 1, 1, 1, 1, 1, 1, 1, 1, 1, 1, 1, 1, 1, 1, 1, 1, 1, 1, 1, 1, 1, 1, 1, 1, 1, 1, 1, 1, 1, 1, 1, 0.65, 0.65, 0.65, 0.65, 0.65, 0.65, 0.65, 0.65, 0.65, 0.65, 0.65, 0.65, 0.65, 0.65, 0.65, 0.65, 0.65, 0.65, 0.65, 0.65, 0.65, 0.65, 0.65, 0.65, 0.65, 0.65, 0.65, 0.65, 0.65, 0.65, 0.65, 0.65, 0.65, 0.65, 0.65, 0.65, 0.65, 0.65]}], "label": "1.00", "method": "update"}], "x": 0.15, "y": 0}], "title": {"text": "MICrONS20 structural microcircuit"}, "updatemenus": [{"buttons": [{"args": [{"visible": [true, true, true, true, true, true, true, true, true, true, true, true, true, true, true, true, true, true, true, true, true, true, true, true, true, true, true, true, true, true, true, true, true, true, true, true, true, true, true, true, true, true, true, true, true, true, true, true, true, true, true, true, true, true, true, true, true, true, true, true, true, true, true, true, true, true, true, true, true, true, true, true, true, true, true, true, true, true]}], "label": "Morphology + recurrent graph", "method": "update"}, {"args": [{"visible": [true, true, true, true, true, true, true, true, true, true, true, true, true, true, true, true, true, true, true, true, true, true, true, true, true, true, true, true, true, true, true, true, true, true, true, true, true, true, true, true, false, false, false, false, false, false, false, false, false, false, false, false, false, false, false, false, false, false, false, false, false, false, false, false, false, false, false, false, false, false, false, false, false, false, false, false, false, false]}], "label": "Morphologies only", "method": "update"}, {"args": [{"visible": [false, true, false, true, false, true, false, true, false, true, false, true, false, true, false, true, false, true, false, true, false, true, false, true, false, true, false, true, false, true, false, true, false, true, false, true, false, true, false, true, false, false, false, false, false, false, false, false, false, false, false, false, false, false, false, false, false, false, false, false, false, false, false, false, false, false, false, false, false, false, false, false, false, false, false, false, false, false]}], "label": "Somas only", "method": "update"}], "direction": "right", "type": "buttons", "x": 0, "xanchor": "left", "y": 1.04, "yanchor": "bottom"}]}}
